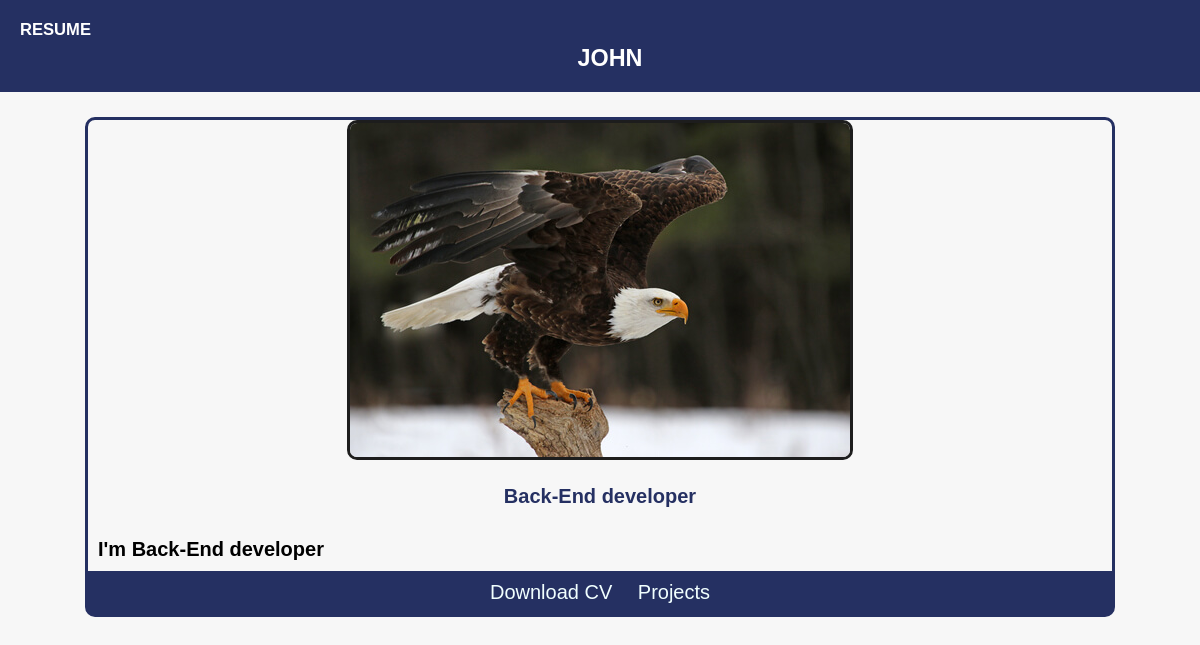
/, run on an earlier commit of the app's database.
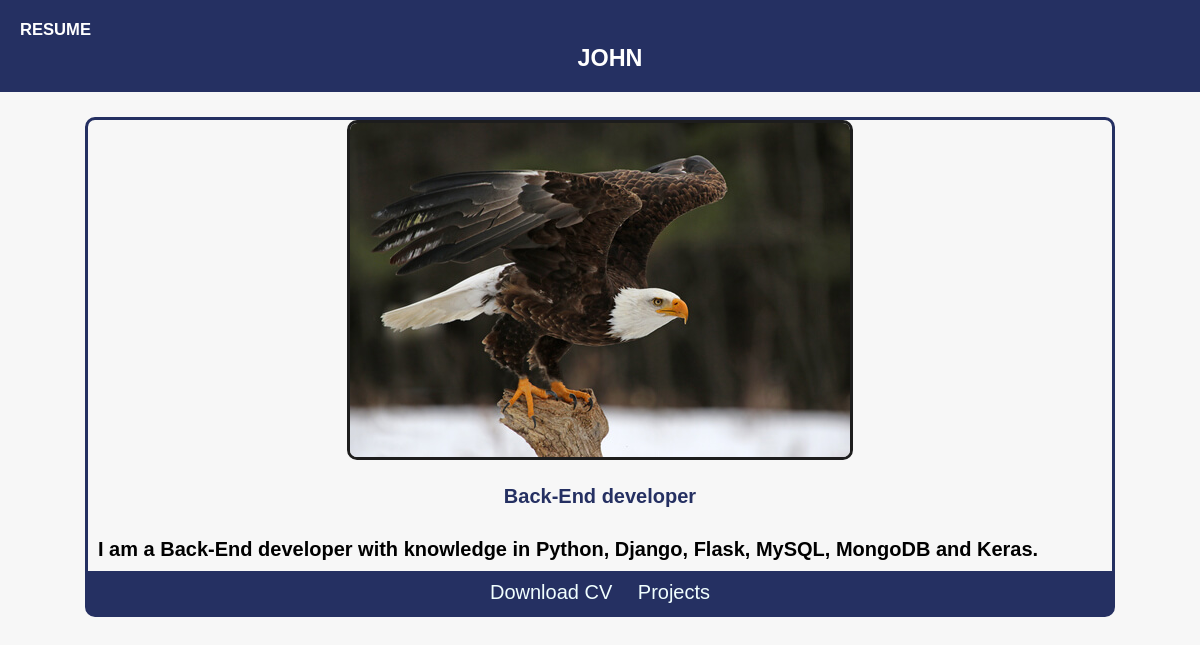
And on a later commit of the database.
### resume/models.py (models this page shows, shortened)
class Profile(models.Model):
    name = models.CharField(max_length=20)
    foto = models.ImageField(upload_to = 'resume', blank=True)
    profession = models.CharField(max_length=40)
    about = models.TextField(blank=True)
    file = models.FileField(upload_to='CV', verbose_name='CV File', blank=True)
    created = models.DateTimeField(auto_now_add=True)
    updated = models.DateTimeField(auto_now=True)
    class Meta:
        db_table = 'profile'
        verbose_name = 'Profile'
        verbose_name_plural = 'Profiles'
        ordering = ['-created']

### resume/views.py (the view)
# urls.py: path('', index, name='index')
def index(request, id=1):
    id_user = 1
    date = Profile.objects.get(id=1)
    return render(request, 'index.html', {'date': date})

### resume/templates/index.html
{% extends 'base.html' %}
{% load static %}
{% block name %}
<div class="header name">
    <h3>{{ date.name }}</h3>
</div>
{% endblock %}
{% block content %}
<section class="description">
    <div class="caja">
        <img src="{{ date.foto.url }}" class="img">
        <h4>{{ date.profession }}</h4>
        <p class="texto">{{ date.about }}</p>
        <nav class="link">
            <ul class="link-nav">
                <li class="link-nav__item"><a href="{{ date.file.url }}" download>Download CV</a></li>
                <li class="link-nav__item"><a href="{% url 'projects' %}">Projects</a></li>
            </ul>
        </nav>
    </div>
</section>
{% endblock %}

What changed in the data, as far as the page shows it:
changed Profile "JOHN": about "I'm Back-End developer" → "I am a Back-End developer with knowledge in Python, Django, Flask, MySQL, MongoDB and Keras."
